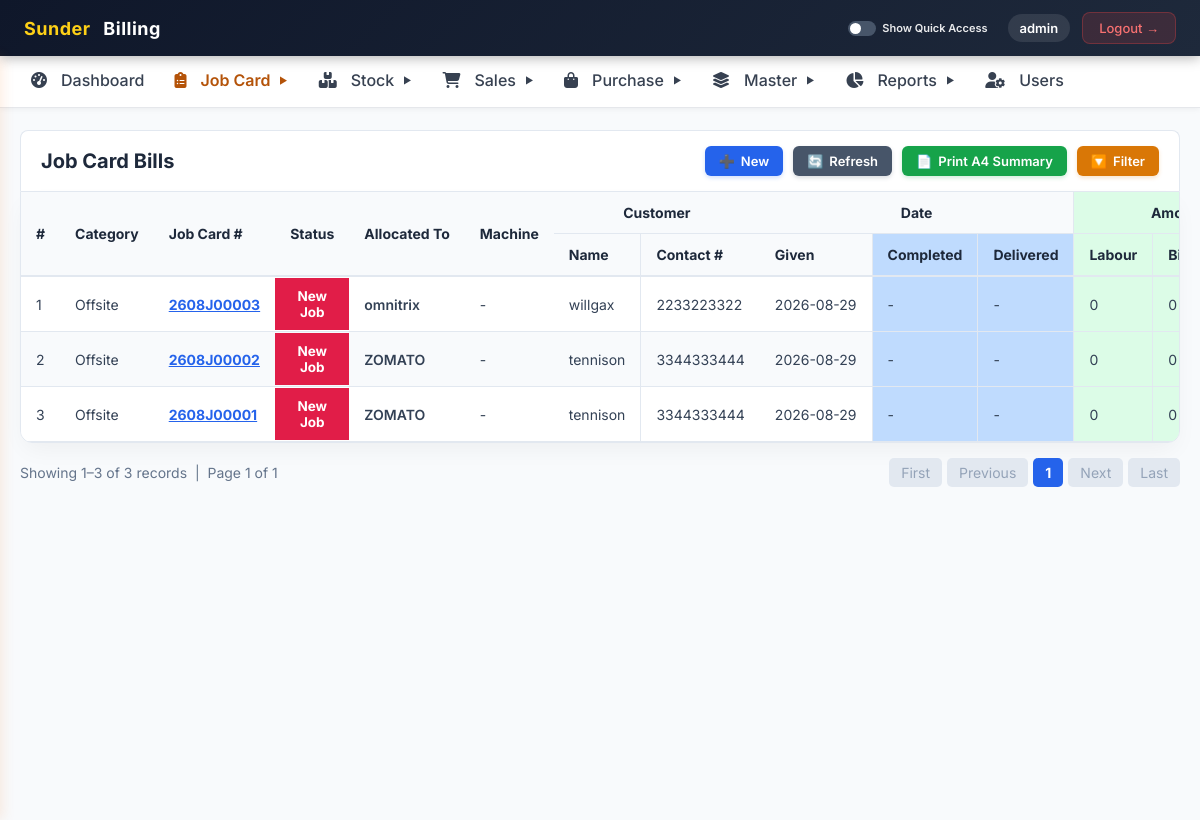
Screenshot of /jobcard/list.php (signed in) with the database file from the repository.
### tables this page shows
CREATE TABLE `jobcard` (
  `id` bigint NOT NULL AUTO_INCREMENT,
  `createdBy` varchar(255) DEFAULT NULL,
  `createdOn` datetime(6) DEFAULT NULL,
  `modifiedBy` varchar(255) DEFAULT NULL,
  `modifiedOn` datetime(6) DEFAULT NULL,
  `actualAmountSum` float NOT NULL,
  `cardNo` varchar(255) DEFAULT NULL,
  `completed` bit(1) NOT NULL,
  `completedDate` date DEFAULT NULL,
  `delivered` bit(1) NOT NULL,
  `deliveryDate` date DEFAULT NULL,
  `givenDate` date DEFAULT NULL,
  `jobCategory` varchar(255) DEFAULT NULL,
  `jobStatus` varchar(255) DEFAULT NULL,
  `laborCharge` float NOT NULL,
  `quoteAmountSum` float NOT NULL,
  `receivedAmountSum` float NOT NULL,
  `customer` bigint DEFAULT NULL,
  `employee` bigint DEFAULT NULL,
  PRIMARY KEY (`id`),
  KEY `FKr7qhnw1v6mamxow90egb5fvkb` (`customer`),
  KEY `FK5gaox2htdx5dlyfbmj34ysot1` (`employee`),
  CONSTRAINT `FK5gaox2htdx5dlyfbmj34ysot1` FOREIGN KEY (`employee`) REFERENCES `employee` (`id`),
  CONSTRAINT `FKr7qhnw1v6mamxow90egb5fvkb` FOREIGN KEY (`customer`) REFERENCES `customer` (`id`)
);

CREATE TABLE `employee` (
  `id` bigint NOT NULL AUTO_INCREMENT,
  `createdBy` varchar(255) DEFAULT NULL,
  `createdOn` datetime(6) DEFAULT NULL,
  `modifiedBy` varchar(255) DEFAULT NULL,
  `modifiedOn` datetime(6) DEFAULT NULL,
  `active` bit(1) NOT NULL,
  `city` varchar(255) DEFAULT NULL,
  `designation` varchar(255) DEFAULT NULL,
  `dob` date DEFAULT NULL,
  `empId` varchar(255) DEFAULT NULL,
  `employmentType` varchar(255) DEFAULT NULL,
  `exitDate` date DEFAULT NULL,
  `gender` varchar(255) DEFAULT NULL,
  `joinedDate` date DEFAULT NULL,
  `line1` varchar(255) DEFAULT NULL,
  `line2` varchar(255) DEFAULT NULL,
  `name` varchar(255) DEFAULT NULL,
  `phoneNo1` varchar(255) DEFAULT NULL,
  `phoneNo2` varchar(255) DEFAULT NULL,
  `zipCode` varchar(255) DEFAULT NULL,
  `credential` bigint DEFAULT NULL,
  `aadhaarNo` varchar(255) DEFAULT NULL,
  `aadharCardPhoto` varchar(255) DEFAULT NULL,
  `drivingLicence` varchar(255) DEFAULT NULL,
  `drivingLicencePhoto` varchar(255) DEFAULT NULL,
  `profilePhoto` varchar(255) DEFAULT NULL,
  PRIMARY KEY (`id`),
  UNIQUE KEY `UK_1yxxakvyi7blmiydsg8415xwd` (`credential`),
  CONSTRAINT `FK1c7h2omesuyjmly5k29regua` FOREIGN KEY (`credential`) REFERENCES `credential` (`id`)
);

CREATE TABLE `customer` (
  `id` bigint NOT NULL AUTO_INCREMENT,
  `active` bit(1) NOT NULL,
  `customerId` varchar(255) DEFAULT NULL,
  `emailId` varchar(255) DEFAULT NULL,
  `name` varchar(255) DEFAULT NULL,
  `phoneNo1` varchar(255) DEFAULT NULL,
  `phoneNo2` varchar(255) DEFAULT NULL,
  `whatsAppNo` varchar(255) DEFAULT NULL,
  `address` bigint DEFAULT NULL,
  PRIMARY KEY (`id`),
  UNIQUE KEY `UK_f4ujgq5ch50wl6lx48iu6wcvv` (`address`),
  CONSTRAINT `FKfn5r4mug085lanufp9msc1q6n` FOREIGN KEY (`address`) REFERENCES `address` (`id`)
);

### jobcard/list.php (the view, shortened to what this page needs)
<?php
require_once("../config/db.php");
include("../includes/header.php");
$limit = 10;
$page = isset($_GET['page']) ? max(1, (int)$_GET['page']) : 1;
$offset = ($page - 1) * $limit;
$where = "WHERE 1=1";
$countQuery = "
    SELECT COUNT(DISTINCT j.id) AS total
    FROM jobcard j
    LEFT JOIN customer c ON j.customer = c.id
    LEFT JOIN jobcarditems ji ON j.id = ji.jobCard
    LEFT JOIN machine m ON ji.machine = m.id
    $where
";
$countResult = mysqli_query($conn, $countQuery);
$totalRows = (int)mysqli_fetch_assoc($countResult)['total'];
$totalPages = $totalRows > 0 ? ceil($totalRows / $limit) : 1;
$query = "
    SELECT
        j.id,
        j.cardNo,
        j.jobStatus,
        j.givenDate,
        j.completed,
        j.completedDate,
        j.delivered,
        j.deliveryDate,
        j.laborCharge,
        j.actualAmountSum,
        j.receivedAmountSum,
        j.modifiedOn,
        c.name AS customerName,
        c.phoneNo1,
        emp.name AS allocatedTo,
        MAX(m.machineName) AS machineName
    FROM jobcard j
    LEFT JOIN customer c ON j.customer = c.id
    LEFT JOIN employee emp ON j.employee = emp.id
    LEFT JOIN jobcarditems ji ON j.id = ji.jobCard
    LEFT JOIN machine m ON ji.machine = m.id
    $where
    GROUP BY j.id, j.cardNo, j.jobStatus, j.givenDate, j.completed, j.completedDate, j.delivered, j.deliveryDate, j.laborCharge, j.actualAmountSum, j.receivedAmountSum, j.modifiedOn, c.name, c.phoneNo1, emp.name
    ORDER BY j.id DESC
    LIMIT $limit OFFSET $offset
";
$result = mysqli_query($conn, $query);
?>
<div class="page-main-container erp-container" style="padding: 20px; background: #f8fafc; min-height: calc(100vh - 110px);">
    <div class="list-header-bar" style="background: #ffffff; display: flex; align-items: center; justify-content: space-between; border-radius: 8px 8px 0 0; padding: 15px 20px; border: 1px solid #e2e8f0; border-bottom: none; flex-wrap: wrap; gap: 10px;">
        <div class="list-header-title" style="color: #1e293b; font-weight: 700; font-size: 20px;">Job Card Bills</div>
        <div class="list-header-actions" style="display: flex; gap: 10px; align-items: center; flex-wrap: wrap;">
            <a href="create.php" style="background: #2563eb; color: #ffffff; text-decoration: none; font-weight: 600; font-size: 13px; padding: 7px 14px; border-radius: 6px; display: inline-flex; align-items: center; gap: 6px; box-shadow: 0 2px 4px rgba(37, 99, 235, 0.2); transition: all 0.15s ease;">
                <span style="font-size: 13px;">➕</span> New
            </a>
            <a href="javascript:void(0)" onclick="location.reload()" style="background: #475569; color: #ffffff; text-decoration: none; font-weight: 600; font-size: 13px; padding: 7px 14px; border-radius: 6px; display: inline-flex; align-items: center; gap: 6px; box-shadow: 0 2px 4px rgba(71, 85, 105, 0.2); transition: all 0.15s ease;">
                <span style="font-size: 13px;">🔄</span> Refresh
            </a>
            <a href="print_summary.php?<?= http_build_query($_GET) ?>" target="_blank" style="background: #16a34a; color: #ffffff; text-decoration: none; font-weight: 600; font-size: 13px; padding: 7px 14px; border-radius: 6px; display: inline-flex; align-items: center; gap: 6px; box-shadow: 0 2px 4px rgba(22, 163, 74, 0.2); transition: all 0.15s ease;">
                <span style="font-size: 13px;">📄</span> Print A4 Summary
            </a>
            <a href="javascript:void(0)" onclick="document.getElementById('jobcardFilter').style.display = document.getElementById('jobcardFilter').style.display === 'none' ? 'block' : 'none'" style="background: #d97706; color: #ffffff; text-decoration: none; font-weight: 600; font-size: 13px; padding: 7px 14px; border-radius: 6px; display: inline-flex; align-items: center; gap: 6px; box-shadow: 0 2px 4px rgba(217, 119, 6, 0.2); transition: all 0.15s ease;">
                <span style="font-size: 13px;">🔽</span> Filter
            </a>
        </div>
    </div>
    <div style="background: #fff; border-radius: 0 0 12px 12px; box-shadow: 0 10px 25px -5px rgba(0, 0, 0, 0.05); padding: 0; border: 1px solid #e2e8f0; overflow-x: auto;">
        <table style="width: 100%; border-collapse: collapse; text-align: left; min-width: 1350px; white-space: nowrap;">
            <thead>
                <tr style="background: #f8fafc;">
                    <th rowspan="2" style="padding: 12px 15px; border-bottom: 2px solid #e2e8f0; font-size: 14px; color: #1e293b;">#</th>
                    <th rowspan="2" style="padding: 12px 15px; border-bottom: 2px solid #e2e8f0; font-size: 14px; color: #1e293b;">Category</th>
                    <th rowspan="2" style="padding: 12px 15px; border-bottom: 2px solid #e2e8f0; font-size: 14px; color: #1e293b;">Job Card #</th>
                    <th rowspan="2" style="padding: 12px 15px; border-bottom: 2px solid #e2e8f0; font-size: 14px; color: #1e293b;">Status</th>
                    <th rowspan="2" style="padding: 12px 15px; border-bottom: 2px solid #e2e8f0; font-size: 14px; color: #1e293b;">Allocated To</th>
                    <th rowspan="2" style="padding: 12px 15px; border-bottom: 2px solid #e2e8f0; font-size: 14px; color: #1e293b;">Machine</th>
                    <th colspan="2" style="text-align: center; padding: 12px 15px; border-bottom: 1px solid #e2e8f0; font-size: 14px; color: #1e293b;">Customer</th>
                    <th colspan="3" style="text-align: center; padding: 12px 15px; border-bottom: 1px solid #e2e8f0; font-size: 14px; color: #1e293b;">Date</th>
                    <th colspan="3" style="text-align: center; padding: 12px 15px; border-bottom: 1px solid #e2e8f0; font-size: 14px; color: #1e293b; background: #dcfce7; border-left: 1px solid #e2e8f0;">Amount</th>
                </tr>
                <tr style="background: #f8fafc;">
                    <th style="padding: 12px 15px; border-bottom: 2px solid #e2e8f0; font-size: 14px; color: #1e293b; border-right: 1px solid #e2e8f0;">Name</th>
                    <th style="padding: 12px 15px; border-bottom: 2px solid #e2e8f0; font-size: 14px; color: #1e293b;">Contact #</th>
                    <th style="padding: 12px 15px; border-bottom: 2px solid #e2e8f0; font-size: 14px; color: #1e293b; border-right: 1px solid #e2e8f0;">Given</th>
                    <th style="padding: 12px 15px; border-bottom: 2px solid #e2e8f0; font-size: 14px; color: #1e293b; background: #bfdbfe; border-right: 1px solid #e2e8f0;">Completed</th>
                    <th style="padding: 12px 15px; border-bottom: 2px solid #e2e8f0; font-size: 14px; color: #1e293b; background: #bfdbfe;">Delivered</th>
                    <th style="padding: 12px 15px; border-bottom: 2px solid #e2e8f0; font-size: 14px; color: #1e293b; background: #dcfce7; border-left: 1px solid #e2e8f0; border-right: 1px solid #e2e8f0;">Labour</th>
                    <th style="padding: 12px 15px; border-bottom: 2px solid #e2e8f0; font-size: 14px; color: #1e293b; background: #dcfce7; border-right: 1px solid #e2e8f0;">Billed</th>
                </tr>
            </thead>
            <tbody>
                <?php
                if ($totalRows > 0):
                    $counter = $offset + 1;
                    while($row = mysqli_fetch_assoc($result)):
                        $rowBg = ($counter % 2 == 0) ? '#f8fafc' : '#ffffff';
                        $cleanCardNo = str_replace(['/', ' '], '', $row['cardNo'] ?? '');
                        $givenDate = (!empty($row['givenDate']) && $row['givenDate'] !== '0000-00-00') ? htmlspecialchars($row['givenDate']) : '-';
                        $completedRaw = $row['completedDate'] ?? '';
                        $completed = (!empty($completedRaw) && $completedRaw !== '0000-00-00') ? htmlspecialchars($completedRaw) : '-';
                        $deliveredRaw = $row['deliveryDate'] ?? '';
                        $delivered = (!empty($deliveredRaw) && $deliveredRaw !== '0000-00-00') ? htmlspecialchars($deliveredRaw) : '-';
                        $labor = number_format(round((float)$row['laborCharge']));
                        $billed = number_format(round((float)$row['actualAmountSum']));
                        $rawSt = $row['jobStatus'] ?? 'New';
                        $statusBg = '#e11d48';
                        $statusDisplay = 'New<br>Job';
                        if ($rawSt === 'New' || $rawSt === 'New Job') {
                            $statusBg = '#e11d48';
                            $statusDisplay = 'New<br>Job';
                        } elseif ($rawSt === 'In Progress' || $rawSt === 'Job Progress') {
                            $statusBg = '#6b21a8';
                            $statusDisplay = 'Job<br>Progress';
                        } elseif ($rawSt === 'Completed' || $rawSt === 'Job Completed') {
                            $statusBg = '#00b4d8';
                            $statusDisplay = 'Job<br>Completed';
                        } elseif ($rawSt === 'Delivered' || $rawSt === 'Job Delivered') {
                            $statusBg = '#38a169';
                            $statusDisplay = 'Job<br>Delivered';
                        } elseif ($rawSt === 'Cancelled') {
                            $statusBg = '#64748b';
                            $statusDisplay = 'Cancelled';
                        } else {
                            $statusDisplay = htmlspecialchars($rawSt);
                        }
                ?>
                <tr style="background: <?= $rowBg ?>; border-bottom: 1px solid #e2e8f0; transition: 0.2s;">
                    <td style="padding: 12px 15px; font-size: 14px; color: #334155;"><?= $counter++ ?></td>
                    <td style="padding: 12px 15px; font-size: 14px; color: #334155;">Offsite</td>
                    <td style="padding: 12px 15px; font-size: 14px;">
                        <a href="edit.php?id=<?= $row['id'] ?>" style="color: #2563eb; text-decoration: underline; font-weight: 700;"><?= htmlspecialchars($cleanCardNo) ?></a>
                    </td>
                    <td style="padding: 0; font-size: 13.5px; text-align: center; vertical-align: middle;">
                        <div style="background: <?= $statusBg ?>; color: #ffffff; padding: 10px 6px; height: 100%; min-height: 52px; display: flex; align-items: center; justify-content: center; font-weight: 700; line-height: 1.2; box-sizing: border-box;">
                            <?= $statusDisplay ?>
                        </div>
                    </td>
                    <td style="padding: 12px 15px; font-size: 14px; color: #334155; font-weight: 600;"><?= htmlspecialchars($row['allocatedTo'] ?? '-') ?></td>
                    <td style="padding: 12px 15px; font-size: 14px; color: #334155;"><?= htmlspecialchars($row['machineName'] ?? '-') ?></td>
                    <td style="padding: 12px 15px; font-size: 14px; color: #334155; border-right: 1px solid #e2e8f0;"><?= htmlspecialchars($row['customerName'] ?? '-') ?></td>
                    <td style="padding: 12px 15px; font-size: 14px; color: #334155;"><?= htmlspecialchars($row['phoneNo1'] ?? '-') ?></td>
                    <td style="padding: 12px 15px; font-size: 14px; color: #334155; border-right: 1px solid #e2e8f0;"><?= $givenDate ?></td>
                    <td style="padding: 12px 15px; font-size: 14px; color: #334155; background: #bfdbfe; border-right: 1px solid #e2e8f0;"><?= $completed ?></td>
                    <td style="padding: 12px 15px; font-size: 14px; color: #334155; background: #bfdbfe;"><?= $delivered ?></td>
                    <td style="padding: 12px 15px; font-size: 14px; color: #334155; background: #dcfce7; border-left: 1px solid #e2e8f0; border-right: 1px solid #e2e8f0;"><?= $labor ?></td>
                    <td style="padding: 12px 15px; font-size: 14px; color: #334155; background: #dcfce7; border-right: 1px solid #e2e8f0;"><?= $billed ?></td>
                </tr>
                <?php endwhile; ?>
                <?php endif; ?>
            </tbody>
        </table>
    </div>
    <div class="list-pagination-bar" style="display:flex; justify-content:space-between; align-items:center; margin-top:15px; font-size:14px; color:#64748b; flex-wrap:wrap; gap:10px;">
        <div class="pagination-info">
            <?php
            $startRecord = $totalRows > 0 ? $offset + 1 : 0;
            $endRecord = min($offset + $limit, $totalRows);
            ?>
            Showing <?= $startRecord ?>–<?= $endRecord ?> of <?= $totalRows ?> records &nbsp;|&nbsp; Page <?= $page ?> of <?= $totalPages ?>
        </div>
        <div class="pagination-buttons" style="display:flex; gap:5px; align-items:center; flex-wrap:wrap;">
            <?php if ($page <= 1): ?>
                <span style="padding:6px 12px; background:#e2e8f0; border-radius:5px; color:#94a3b8; cursor:not-allowed;">First</span>
                <span style="padding:6px 12px; background:#e2e8f0; border-radius:5px; color:#94a3b8; cursor:not-allowed;">Previous</span>
            <?php endif; ?>
            <a style="padding:6px 12px; background:#2563eb; color:#fff; border-radius:5px; text-decoration:none; font-weight:bold;"><?= $page ?></a>
            <?php if ($page >= $totalPages): ?>
                <span style="padding:6px 12px; background:#e2e8f0; border-radius:5px; color:#94a3b8; cursor:not-allowed;">Next</span>
                <span style="padding:6px 12px; background:#e2e8f0; border-radius:5px; color:#94a3b8; cursor:not-allowed;">Last</span>
            <?php endif; ?>
        </div>
    </div>
</div>
<?php include("../includes/footer.php"); ?>

### rows the page displays
jobcard: cardNo "2608J00003", jobStatus "New", employee.name "omnitrix", machineName "-", customer.name "willgax", customer.phoneNo1 "2233223322", givenDate "2026-08-29", completed "-", delivered "-", laborCharge "0", actualAmountSum "0"
jobcard: cardNo "2608J00002", jobStatus "New", employee.name "ZOMATO", machineName "-", customer.name "tennison", customer.phoneNo1 "3344333444", givenDate "2026-08-29", completed "-", delivered "-", laborCharge "0", actualAmountSum "0"
jobcard: cardNo "2608J00001", jobStatus "New", employee.name "ZOMATO", machineName "-", customer.name "tennison", customer.phoneNo1 "3344333444", givenDate "2026-08-29", completed "-", delivered "-", laborCharge "0", actualAmountSum "0"

### other values shown
$_SESSION['username'] "admin"
$startRecord "1"
$endRecord "3"
$totalRows "3"
$page "1"
$totalPages "1"
